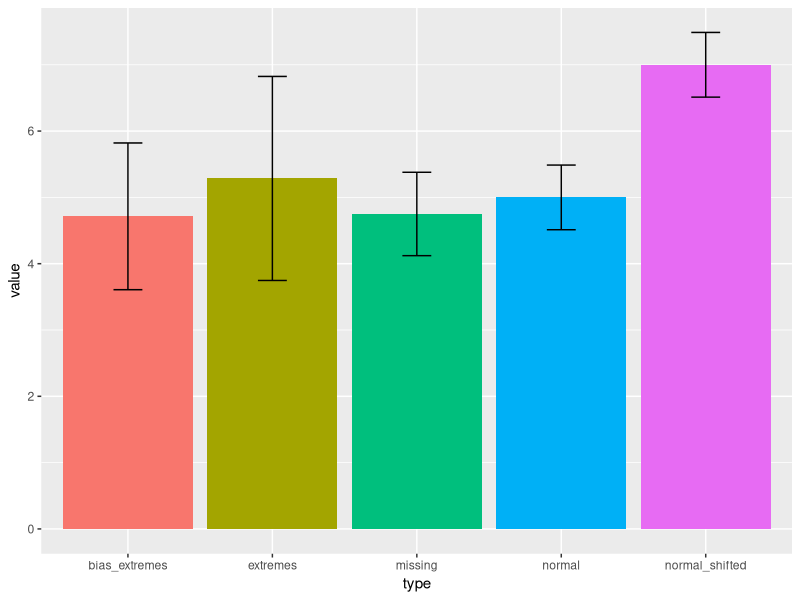
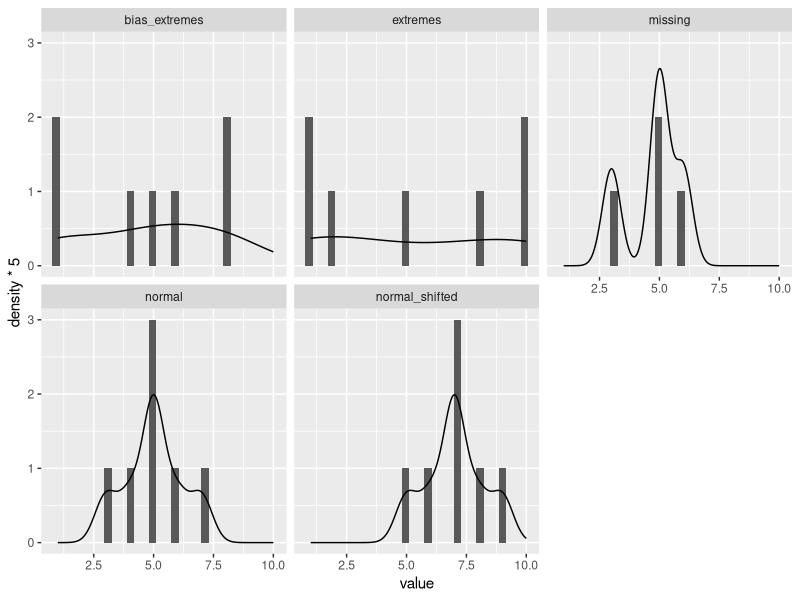

The R source for these figures, in order:
## ---- chunk 1
library(ggplot2)
normal <-  c(3,4,5,5,5,6,7)
normal_shifted <- c(5,6,7,7,7,8,9)
extremes <- c(1,1,2,5,8,10,10)
bias_extremes <- c(1,1,4,5,6,8,8)
missing <- c(3,NA,5,5,NA,6,NA)

types <- c(rep("normal", 7), rep("normal_shifted", 7), rep("extremes", 7), rep("bias_extremes", 7), rep("missing", 7))

values <- c(normal, normal_shifted, extremes, bias_extremes, missing)
mean(values, na.rm = T)

df <- data.frame(value=values, type=types)

  
sample_data <- function(data, N){
  selected <- c()
  for(i in 0:4){
    selected <- c(selected, sample(1:7, N) + 7*i)
  }
  sampled_data <- data[selected,]
  ls <- list()
  ls$mean <- mean(sampled_data$value, na.rm = T)
  ls$plot <- ggplot(sampled_data, aes(type, value, fill=type)) + stat_summary(fun.y="mean", geom="bar") + 
    stat_summary(geom = "errorbar", fun.data = mean_se, position = "dodge", width=0.2) + 
    guides(fill=FALSE)
  ls$data <- sampled_data
  return(ls)
}
ls_all <- sample_data(df, 7)
## ---- chunk 2
ls_all$plot
## ---- chunk 3
ggplot(ls_all$data, aes(value)) + geom_histogram() + geom_density(aes(y=..density..*5)) + facet_wrap(~type)
## ---- chunk 4

